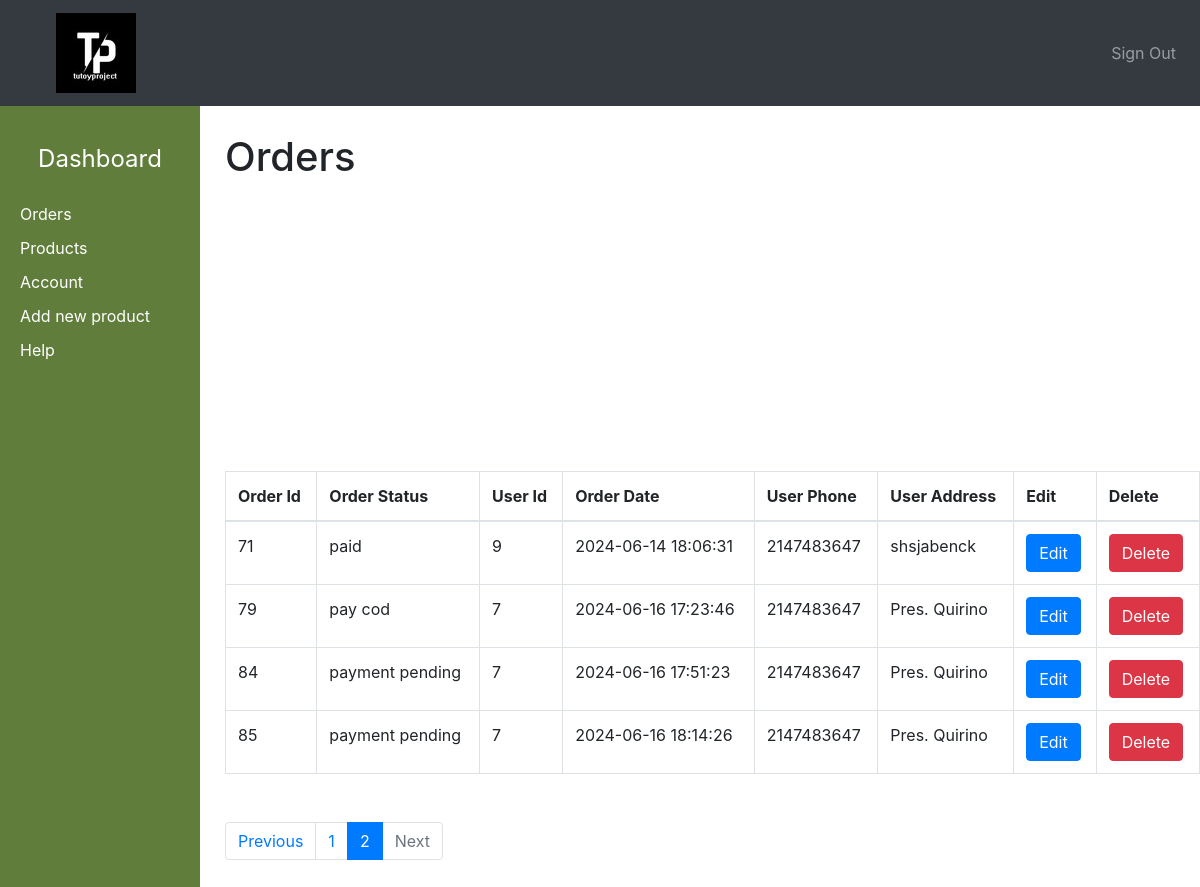
Screenshot of /admin/dashboard.php?page_no=2 (signed in) with the database file from the repository.
### tables this page shows
CREATE TABLE `orders` (
  `order_id` int(11) NOT NULL,
  `order_cost` decimal(6,2) NOT NULL,
  `order_status` varchar(100) NOT NULL DEFAULT 'on_hold',
  `user_id` int(11) NOT NULL,
  `user_phone` int(11) NOT NULL,
  `user_city` varchar(255) NOT NULL,
  `user_address` varchar(255) NOT NULL,
  `order_date` datetime NOT NULL DEFAULT current_timestamp()
);

### admin/dashboard.php (the view, shortened to what this page needs)
<?php include('header.php'); ?>
<?php
if (isset($_GET['page_no']) && $_GET['page_no'] != "") {
    $page_no = $_GET['page_no'];
} else {
    $page_no = 1;
}
$stmt1 = $conn->prepare("SELECT COUNT(*) as total_records FROM orders");
$stmt1->execute();
$stmt1->bind_result($total_records);
$total_records_per_page = 10;
$offset = ($page_no - 1) * $total_records_per_page;
$stmt2 = $conn->prepare("SELECT * FROM orders LIMIT ?, ?");
$stmt2->bind_param("ii", $offset, $total_records_per_page);
$stmt2->execute();
$orders_result = $stmt2->get_result();
$orders = $orders_result->fetch_all(MYSQLI_ASSOC);
$total_no_of_pages = ceil($total_records / $total_records_per_page);
?>
<?php include('sidemenu.php'); ?>
<div class="container-fluid">
    <div class="row" style="min-height: 1000px; margin-top: 27px; margin-left: 10px">
        <h1>Orders</h1>
        <div class="table-responsive">
        <table class="table table-bordered mt-4">
            <thead>
                <tr>
                    <th scope="col">Order Id</th>
                    <th scope="col">Order Status</th>
                    <th scope="col">User Id</th>
                    <th scope="col">Order Date</th>
                    <th scope="col">User Phone</th>
                    <th scope="col">User Address</th>
                    <th scope="col">Edit</th>
                    <th scope="col">Delete</th>
                </tr>
            </thead>
            <tbody>
                <?php if (!empty($orders)) {
                    foreach ($orders as $order) { ?>
                        <tr>
                            <td><?php echo $order['order_id']; ?></td>
                            <td><?php echo $order['order_status']; ?></td>
                            <td><?php echo $order['user_id']; ?></td>
                            <td><?php echo $order['order_date']; ?></td>
                            <td><?php echo $order['user_phone']; ?></td>
                            <td><?php echo $order['user_address']; ?></td>
                            <td><a class="btn btn-primary" href="edit_order.php?order_id=<?php echo $order['order_id']; ?>">Edit</a></td>
                            <td><a class="btn btn-danger">Delete</a></td>
                        </tr>
                    <?php }
                } else { ?>
                    <tr>
                        <td colspan="8">No orders found.</td>
                    </tr>
                <?php } ?>
            </tbody>
        </table>
        <nav aria-label="Page navigation example">
            <ul class="pagination mt-5 mx-auto">
                <li class="page-item <?php if ($page_no <= 1) echo 'disabled'; ?>">
                    <a class="page-link" href="<?php if ($page_no <= 1) echo '#'; else echo "?page_no=" . ($page_no - 1); ?>">Previous</a>
                </li>
                <?php for ($i = 1; $i <= $total_no_of_pages; $i++) { ?>
                    <li class="page-item <?php if ($page_no == $i) echo 'active'; ?>">
                        <a class="page-link" href="?page_no=<?php echo $i; ?>"><?php echo $i; ?></a>
                    </li>
                <?php } ?>
                <li class="page-item <?php if ($page_no >= $total_no_of_pages) echo 'disabled'; ?>">
                    <a class="page-link" href="<?php if ($page_no >= $total_no_of_pages) echo '#'; else echo "?page_no=" . ($page_no + 1); ?>">Next</a>
                </li>
            </ul>
        </nav>
    </div>
</div>
</div>
</body>
</html>

### admin/header.php (style rules this page uses)
body { display: flex; min-height: 100vh; flex-direction: column; }

### admin/sidemenu.php (style rules this page uses)
body { display: flex; min-height: 100vh; flex-direction: column; }

### rows the page displays
orders: order_id "71", order_status "paid", user "9", order_date "2024-06-14 18:06:31", user_phone "2147483647", user_address "shsjabenck"
orders: order_id "79", order_status "pay cod", user "7", order_date "2024-06-16 17:23:46", user_phone "2147483647", user_address "Pres. Quirino"
orders: order_id "84", order_status "payment pending", user "7", order_date "2024-06-16 17:51:23", user_phone "2147483647", user_address "Pres. Quirino"
orders: order_id "85", order_status "payment pending", user "7", order_date "2024-06-16 18:14:26", user_phone "2147483647", user_address "Pres. Quirino"
